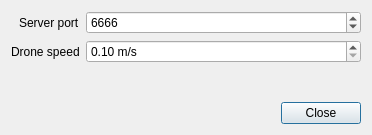
<?xml version="1.0" encoding="UTF-8"?>
<ui version="4.0">
 <class>ServerConfigDialog</class>
 <widget class="QDialog" name="ServerConfigDialog">
  <property name="geometry">
   <rect>
    <x>0</x>
    <y>0</y>
    <width>372</width>
    <height>135</height>
   </rect>
  </property>
  <property name="windowTitle">
   <string>Settings</string>
  </property>
  <property name="windowIcon">
   <iconset theme="configure"/>
  </property>
  <layout class="QFormLayout" name="formLayout">
   <property name="labelAlignment">
    <set>Qt::AlignRight|Qt::AlignTrailing|Qt::AlignVCenter</set>
   </property>
   <item row="0" column="0">
    <widget class="QLabel" name="label">
     <property name="text">
      <string>Server port</string>
     </property>
    </widget>
   </item>
   <item row="0" column="1">
    <widget class="QSpinBox" name="portSpinBox">
     <property name="minimum">
      <number>1024</number>
     </property>
     <property name="maximum">
      <number>65536</number>
     </property>
     <property name="value">
      <number>6666</number>
     </property>
    </widget>
   </item>
   <item row="3" column="0" colspan="2">
    <widget class="QDialogButtonBox" name="buttonBox">
     <property name="orientation">
      <enum>Qt::Horizontal</enum>
     </property>
     <property name="standardButtons">
      <set>QDialogButtonBox::Close</set>
     </property>
    </widget>
   </item>
   <item row="2" column="1">
    <spacer name="verticalSpacer">
     <property name="orientation">
      <enum>Qt::Vertical</enum>
     </property>
     <property name="sizeHint" stdset="0">
      <size>
       <width>20</width>
       <height>40</height>
      </size>
     </property>
    </spacer>
   </item>
   <item row="1" column="1">
    <widget class="QDoubleSpinBox" name="doubleSpinBox">
     <property name="toolTip">
      <string>Used in route time estimations</string>
     </property>
     <property name="suffix">
      <string> m/s</string>
     </property>
     <property name="minimum">
      <double>0.100000000000000</double>
     </property>
     <property name="maximum">
      <double>5.000000000000000</double>
     </property>
    </widget>
   </item>
   <item row="1" column="0">
    <widget class="QLabel" name="label_2">
     <property name="text">
      <string>Drone speed</string>
     </property>
    </widget>
   </item>
  </layout>
 </widget>
 <resources/>
 <connections>
  <connection>
   <sender>buttonBox</sender>
   <signal>accepted()</signal>
   <receiver>ServerConfigDialog</receiver>
   <slot>accept()</slot>
   <hints>
    <hint type="sourcelabel">
     <x>248</x>
     <y>254</y>
    </hint>
    <hint type="destinationlabel">
     <x>157</x>
     <y>274</y>
    </hint>
   </hints>
  </connection>
  <connection>
   <sender>buttonBox</sender>
   <signal>rejected()</signal>
   <receiver>ServerConfigDialog</receiver>
   <slot>reject()</slot>
   <hints>
    <hint type="sourcelabel">
     <x>316</x>
     <y>260</y>
    </hint>
    <hint type="destinationlabel">
     <x>286</x>
     <y>274</y>
    </hint>
   </hints>
  </connection>
 </connections>
</ui>
